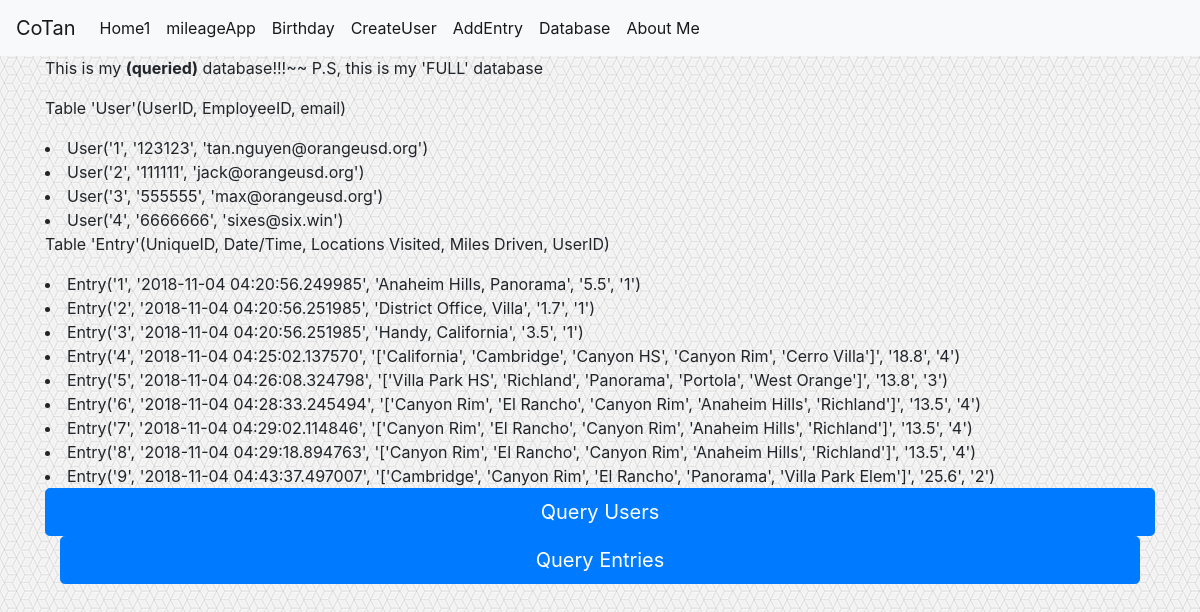
Before: /viewDatabase with the older database file.
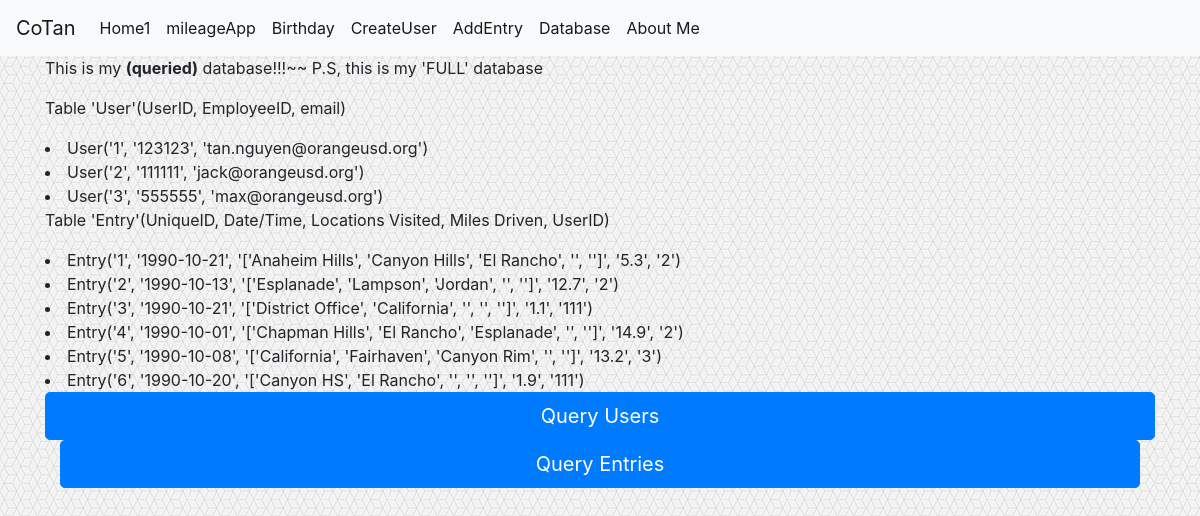
After: the same page with the newer database file.
### initialFlask.py (models this page shows, shortened)
class User(db.Model):
    id = db.Column(db.Integer, primary_key=True)
    employeeID = db.Column(db.String(20), unique=True, nullable=False)
    email = db.Column(db.String(120), unique=True, nullable=False)
    password = db.Column(db.String(60), nullable=False)
    entry = db.relationship('Entry', backref='author', lazy=True)
    def __repr__(self):
        return f"User('{self.id}', '{self.employeeID}', '{self.email}')"

class Entry(db.Model):
    id = db.Column(db.Integer, primary_key=True)
    date_entered = db.Column(db.String, nullable=False)
    locations = db.Column(db.Text, nullable=False)
    milesDriven = db.Column(db.Float, nullable=False)
    user_id = db.Column(db.Integer, db.ForeignKey('user.id'), nullable=False)
    def __repr__(self):
        return f"Entry('{self.id}', '{self.date_entered}', '{self.locations}', '{self.milesDriven}', '{self.user_id}')"

### initialFlask.py (the view)
@app.route('/viewDatabase')
def viewMyDatabase():
    userTable = User.query.all()
    userEntry = Entry.query.all()
    return render_template("viewDatabase.html", myUsers=userTable, myEntries=userEntry, QueryOneTwoThree=1)

### templates/viewDatabase.html (shortened to what this page needs)
{% extends 'template.html' %}
{% block body %}
This is my <strong>(queried)</strong> database!!!~~
{% if QueryOneTwoThree == 1 %}
P.S, this is my 'FULL' database
{% elif QueryOneTwoThree == 2 %}
P.S, this is my 'User' database
{% elif QueryOneTwoThree == 3 %}
P.S, this is my 'Entry' database
{% endif %}
<p>Table 'User'(UserID, EmployeeID, email)</p>
{% for users in myUsers %}
<li>
  {{users}}
</li>
{% endfor %}
<p>Table 'Entry'(UniqueID, Date/Time, Locations Visited, Miles Driven, UserID)</p>
{% for entries in myEntries %}
<li>
  {{entries}}
</li>
{% endfor %}
<div class="buttons">
  <form action="{{ url_for('queryStuff') }}" method="post">
    <button type="submit" name=queryUserOrEntry value="users" class="btn btn-primary btn-lg btn-block">Query Users</button>
  </form>
</div>
<div class="container">
  <form action="{{ url_for('queryStuff') }}" method="post">
    <button type="submit" name=queryUserOrEntry value="entries" class="btn btn-primary btn-lg btn-block">Query Entries</button>
  </form>
</div>
{% endblock %}

### templates/template.html (shortened to what this page needs)
<!doctype html>
<html>
	<head>
		<link rel="stylesheet" href="https://stackpath.bootstrapcdn.com/bootstrap/4.1.3/css/bootstrap.min.css">
	</head>
	<body>
		<body background="static/background.png">
		{% include 'includes/_navbar.html' %}
		<div class="container">
			{% block body %}
			{% endblock %}
		</div>
	</body>
</html>

### templates/includes/_navbar.html (shortened to what this page needs)
<nav class="navbar navbar-expand-lg navbar-light bg-light">
  <a class="navbar-brand" href="http://127.0.0.1:5000">CoTan</a>
  <div class="collapse navbar-collapse" id="navbarSupportedContent">
  <ul class="navbar-nav mr-auto">
    <li class="nav-item active">
      <a class="nav-link" href="#">Home1<span class="sr-only">(current)</span></a>
    </li>
    <li class="nav-item active">
      <a class="nav-link" href="/mileage">mileageApp</a>
    </li>
    <li class="nav-item active">
      <a class="nav-link" href="/birthday">Birthday</a>
    </li>
    <li class="nav-item active">
      <a class="nav-link" href="/createUser">CreateUser</a>
    </li>
    <li class="nav-item active">
      <a class="nav-link" href="/addEntry">AddEntry</a>
    </li>
    <li class="nav-item active">
      <a class="nav-link" href="/viewDatabase">Database</a>
    </li>
    <li class="nav-item active">
      <a class="nav-link" href="/about">About Me</a>
    </li>
  </div>
</nav>

Changed rows visible on the page:
removed User: id+employeeID+email "User('4', '6666666', 'sixes@six.win')"
removed Entry: id+date_entered+locations "Entry('7', '2018-11-04 04:29:02.114846', '['Canyon Rim', 'El Rancho', 'Canyon Rim', 'Anaheim Hills', 'Richland']', '13.5', '4')"
removed Entry: id+date_entered+locations "Entry('8', '2018-11-04 04:29:18.894763', '['Canyon Rim', 'El Rancho', 'Canyon Rim', 'Anaheim Hills', 'Richland']', '13.5', '4')"
removed Entry: id+date_entered+locations "Entry('9', '2018-11-04 04:43:37.497007', '['Cambridge', 'Canyon Rim', 'El Rancho', 'Panorama', 'Villa Park Elem']', '25.6', '2')"
changed Entry: id+date_entered+locations "Entry('1', '2018-11-04 04:20:56.249985', 'Anaheim Hills, Panorama', '5.5', '1')" → "Entry('1', '1990-10-21', '['Anaheim Hills', 'Canyon Hills', 'El Rancho', '', '']', '5.3', '2')"
changed Entry: id+date_entered+locations "Entry('2', '2018-11-04 04:20:56.251985', 'District Office, Villa', '1.7', '1')" → "Entry('2', '1990-10-13', '['Esplanade', 'Lampson', 'Jordan', '', '']', '12.7', '2')"
changed Entry: id+date_entered+locations "Entry('3', '2018-11-04 04:20:56.251985', 'Handy, California', '3.5', '1')" → "Entry('3', '1990-10-21', '['District Office', 'California', '', '', '']', '1.1', '111')"
changed Entry: id+date_entered+locations "Entry('4', '2018-11-04 04:25:02.137570', '['California', 'Cambridge', 'Canyon HS', 'Canyon Rim', 'Cerro Villa']', '18.8', '4')" → "Entry('4', '1990-10-01', '['Chapman Hills', 'El Rancho', 'Esplanade', '', '']', '14.9', '2')"
changed Entry: id+date_entered+locations "Entry('5', '2018-11-04 04:26:08.324798', '['Villa Park HS', 'Richland', 'Panorama', 'Portola', 'West Orange']', '13.8', '3')" → "Entry('5', '1990-10-08', '['California', 'Fairhaven', 'Canyon Rim', '', '']', '13.2', '3')"
changed Entry: id+date_entered+locations "Entry('6', '2018-11-04 04:28:33.245494', '['Canyon Rim', 'El Rancho', 'Canyon Rim', 'Anaheim Hills', 'Richland']', '13.5', '4')" → "Entry('6', '1990-10-20', '['Canyon HS', 'El Rancho', '', '', '']', '1.9', '111')"
